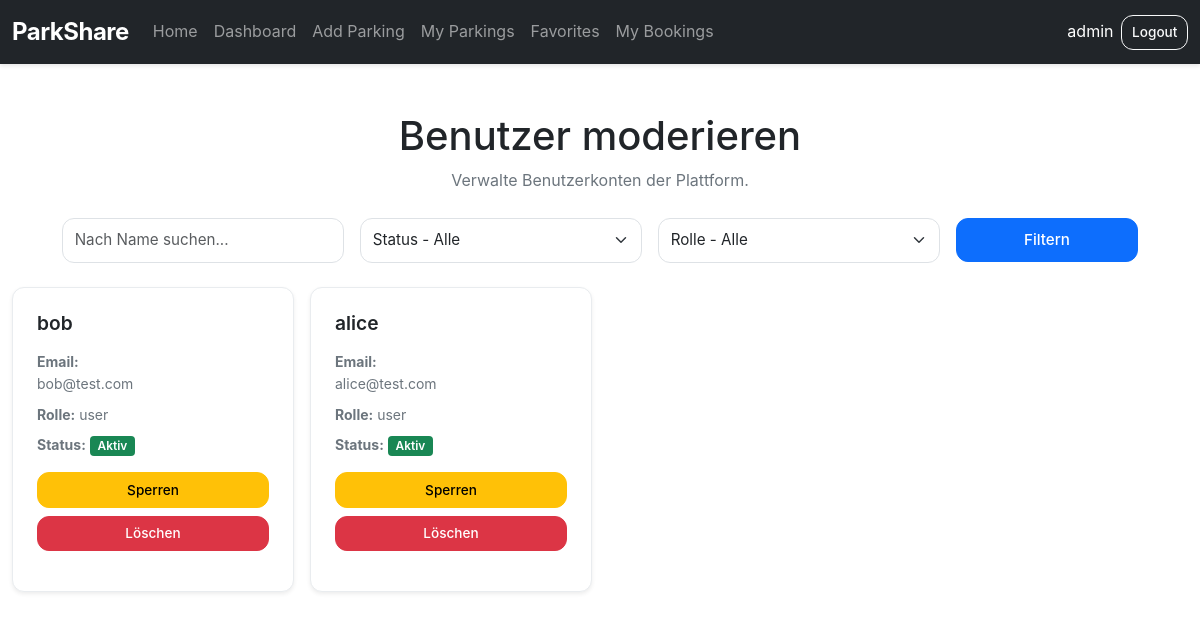
The page /user_manage.php (signed in) on the database its author committed.
### tables this page shows
CREATE TABLE users (
    id INT AUTO_INCREMENT PRIMARY KEY,
    username VARCHAR(50) NOT NULL UNIQUE,
    email VARCHAR(100) NOT NULL UNIQUE,
    password_hash VARCHAR(255) NOT NULL,
    role ENUM('user', 'admin') DEFAULT 'user',
    active TINYINT(1) DEFAULT 1,      
    created_at TIMESTAMP DEFAULT CURRENT_TIMESTAMP,
    INDEX idx_email (email),
    INDEX idx_username (username)
);

### public/user_manage.php (the view, shortened to what this page needs)
<?php
include "includes/header.php";
$searchName = $_GET['search_name'] ?? '';
$query = "SELECT id, username, email, role, active FROM users WHERE role = 'user'";
$params = [];
$types = "";
$query .= " ORDER BY id DESC";
if (count($params) > 0) {
    $stmt = $conn->prepare($query);
    $stmt->bind_param($types, ...$params);
    $stmt->execute();
    $result = $stmt->get_result();
    $stmt->close();
} else {
    $result = $conn->query($query);
}
?>
<!DOCTYPE html>
<html lang="de">
<body>
<div class="container-xxl mt-5">
    <h1 class="text-center">Benutzer moderieren</h1>
    <p class="text-center text-muted mb-4">Verwalte Benutzerkonten der Plattform.</p>
    <form method="GET" class="row g-3 justify-content-center mb-4">
        <div class="col-12 col-md-4 col-lg-3">
            <input type="text" name="search_name" class="form-control"
                   placeholder="Nach Name suchen..."
                   value="<?= htmlspecialchars($searchName) ?>">
        </div>
        <div class="col-12 col-md-4 col-lg-3">
            <select name="filter_status" class="form-select">
                <option value="">Status - Alle</option>
            </select>
        </div>
        <div class="col-12 col-md-4 col-lg-3">
            <select name="filter_role" class="form-select">
                <option value="">Rolle - Alle</option>
            </select>
        </div>
        <div class="col-12 col-lg-2">
            <button type="submit" class="btn btn-primary w-100">Filtern</button>
        </div>
    </form>
    <div class="row g-3">
        <?php if ($result && $result->num_rows > 0): ?>
            <?php $result->data_seek(0); ?>
            <?php while ($row = $result->fetch_assoc()): ?>
                <div class="col-12 col-md-3">
                    <div class="card h-100 shadow-sm">
                        <div class="card-body d-flex flex-column">
                            <h5 class="card-title mb-3"><?= htmlspecialchars($row['username']) ?></h5>
                            <p class="card-text mb-2">
                                <small><strong>Email:</strong><br><?= htmlspecialchars($row['email']) ?></small>
                            </p>
                            <p class="card-text mb-2">
                                <small><strong>Rolle:</strong> <?= htmlspecialchars($row['role']) ?></small>
                            </p>
                            <p class="card-text mb-3">
                                <small><strong>Status:</strong>
                                    <?= $row['active']
                                            ? '<span class="badge bg-success">Aktiv</span>'
                                            : '<span class="badge bg-danger">Gesperrt</span>' ?>
                                </small>
                            </p>
                            <form method="GET" class="d-grid gap-2 mt-auto">
                                <button type="submit"
                                        class="btn btn-sm w-100 <?= $row['active'] ? 'btn-warning' : 'btn-success' ?>"
                                        name="action"
                                        value="<?= $row['active'] ? 'sperren' : 'aktivieren' ?>">
                                    <?= $row['active'] ? 'Sperren' : 'Aktivieren' ?>
                                </button>
                                <button type="submit"
                                        class="btn btn-sm btn-danger w-100"
                                        name="action"
                                        value="loeschen"
                                        onclick="return confirm('Benutzer wirklich löschen?');">
                                    Löschen
                                </button>
                            </form>
                        </div>
                    </div>
                </div>
            <?php endwhile; ?>
        <?php else: ?>
            <div class="col-12">
                <div class="alert alert-info text-center mb-0">Keine Benutzer gefunden.</div>
            </div>
        <?php endif; ?>
    </div>
</div>
</body>
</html>

### public/css/style.css (style rules this page uses)
:root { --primary-color: #0d6efd; --success-color: #198754; --danger-color: #dc3545; --warning-color: #ffc107; --info-color: #0dcaf0; --light-color: #f8f9fa; --dark-color: #212529; --border-radius: 0.75rem; --box-shadow: 0 4px 15px rgba(0, 0, 0, 0.15); }
* { box-sizing: border-box; }
body { font-family: -apple-system, BlinkMacSystemFont, "Segoe UI", Roboto, "Helvetica Neue", Arial, sans-serif; color: var(--dark-color); background-color: #fff; line-height: 1.6; }
body { display: flex; flex-direction: column; min-height: 100vh; }
.form-control, .form-select { padding: 0.625rem 0.75rem; font-size: 0.95rem; border-radius: var(--border-radius); }
.btn { border-radius: var(--border-radius); font-weight: 500; padding: 0.6rem 0.75rem; font-size: 0.95rem; transition: all 0.2s ease; }
.btn-primary { background-color: var(--primary-color); border-color: var(--primary-color); }
.btn-danger { background-color: var(--danger-color); border-color: var(--danger-color); }
.btn-sm { padding: 0.4rem 0.6rem; font-size: 0.85rem; }
.card { border: 1px solid #e9ecef; border-radius: var(--border-radius); box-shadow: 0 2px 8px rgba(0, 0, 0, 0.08); transition: all 0.3s ease; }
.card-body { padding: 1.5rem; }
.card-title { font-size: 1.2rem; font-weight: 600; margin-bottom: 0.5rem; }
.card-text { color: #6c757d; margin-bottom: 1rem; }
.badge { padding: 0.35em 0.65em; border-radius: 0.25rem; font-size: 0.85em; font-weight: 600; }
.text-muted { color: #6c757d !important; }
.text-center { text-align: center; }
.mt-5 { margin-top: 3rem; }
.mb-2 { margin-bottom: 0.5rem; }
.mb-3 { margin-bottom: 1rem; }
.mb-4 { margin-bottom: 1.5rem; }
.gap-2 { gap: 0.5rem; }
.w-100 { width: 100%; }
.h-100 { height: 100%; }
.d-flex { display: flex; }
.d-grid { display: grid; }
.flex-column { flex-direction: column; }
.justify-content-center { justify-content: center; }

### rows shown on the page
users: username "bob", email "bob@test.com", role "user", active "Aktiv"
users: username "alice", email "alice@test.com", role "user", active "Aktiv"

### other values the page prints
$username "admin"
